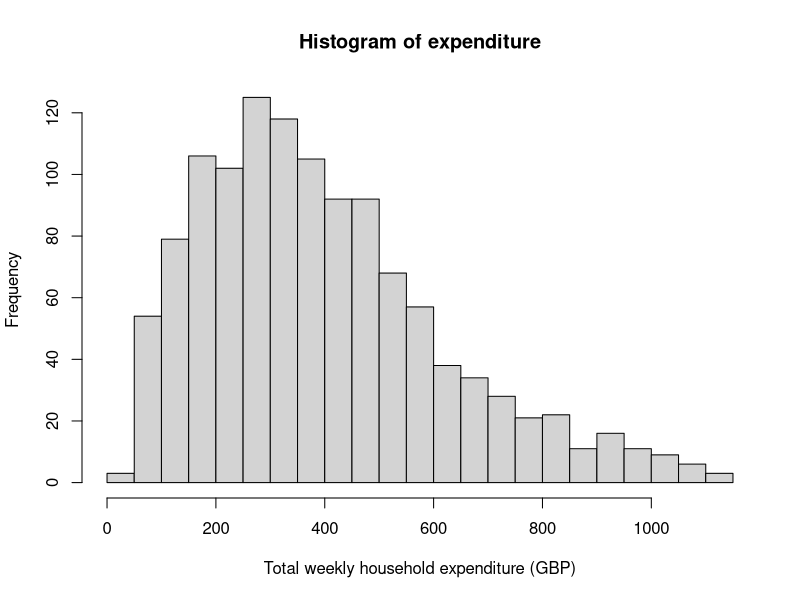
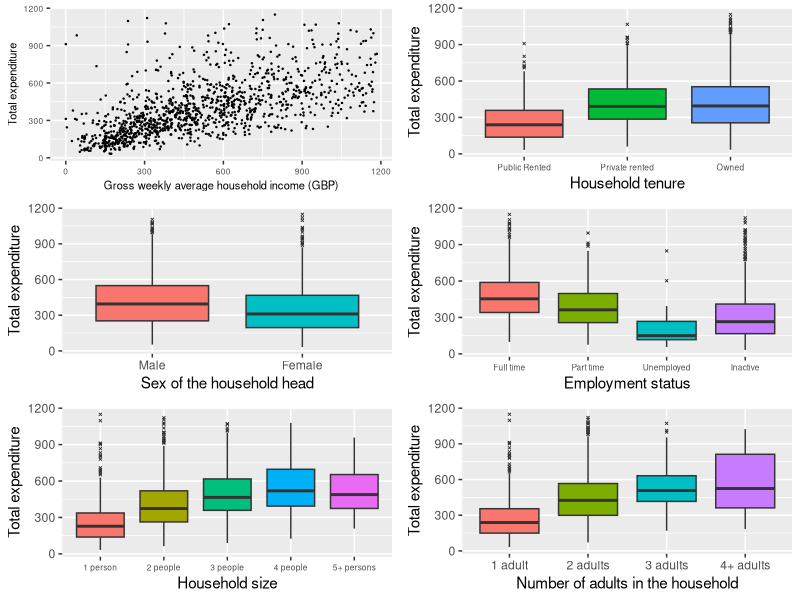
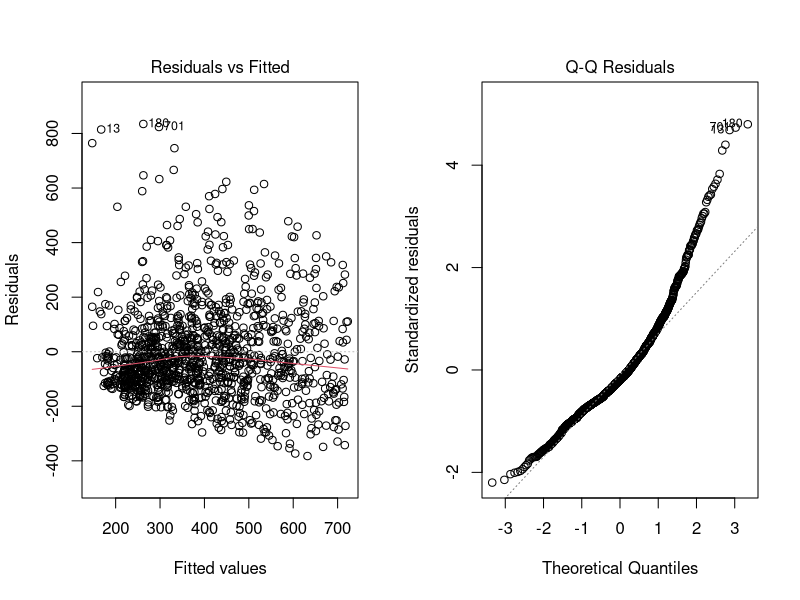
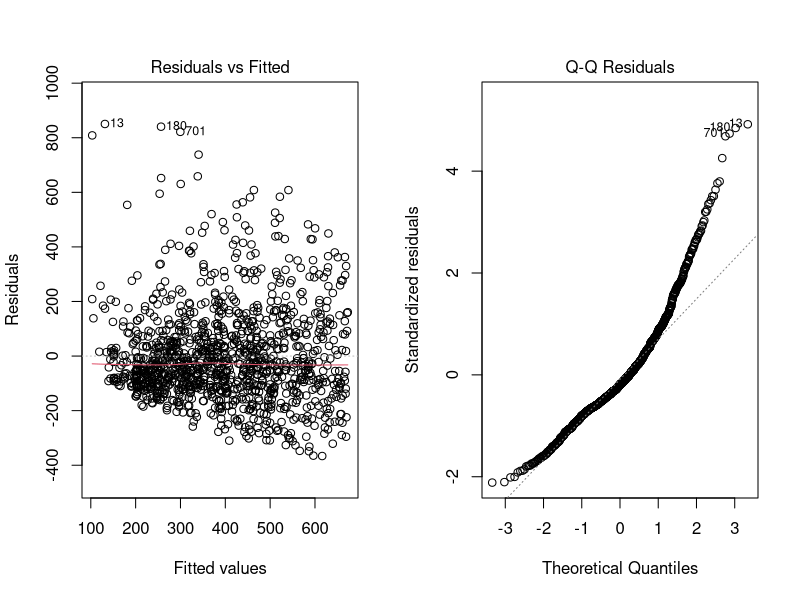
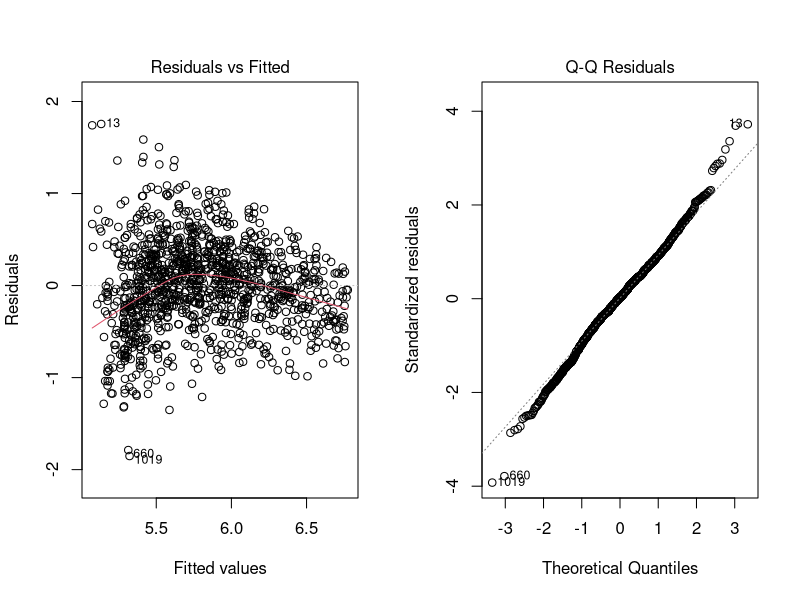
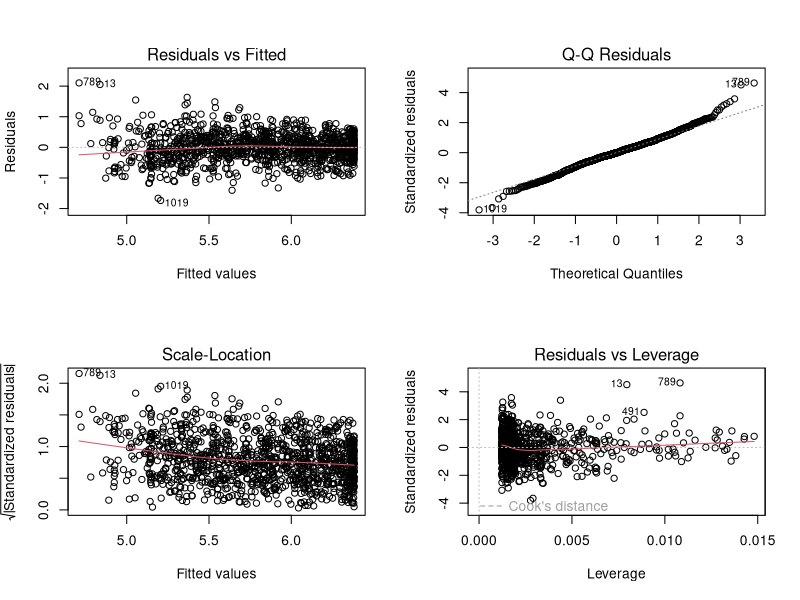
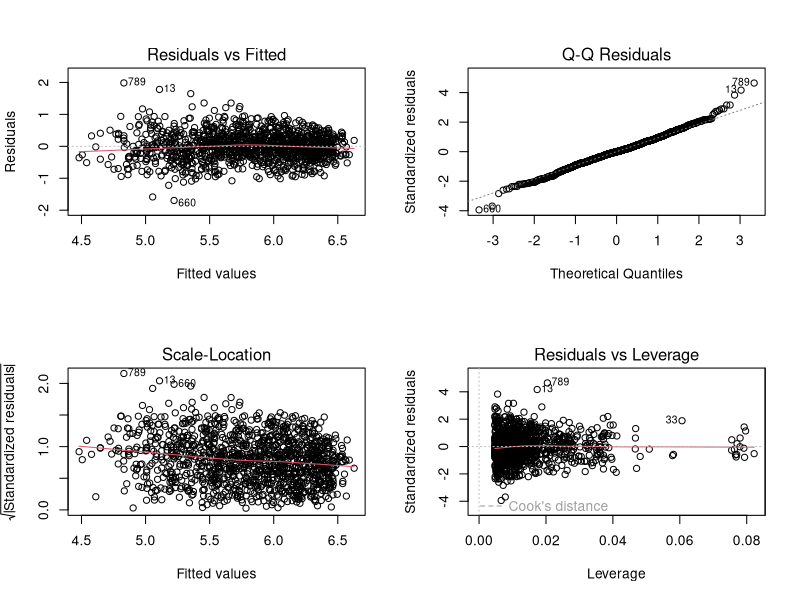

Here is the R script that generated these plots, in order:
## ---- chunk 1
#Initial environment setup
setwd("~/Desktop/GLM/Coursework/GLM-CW")
expend.df <- read.table("expenditure.txt")
library(tidyverse)
library(kableExtra)
library(gridExtra)
library(broom)
library(MASS)
## ---- chunk 2
#Data cleaning

#coding variables as factors
expend.df$house.ten <- factor(expend.df$house.ten,levels=c(1:3),labels=c("Public Rented","Private rented","Owned"))
expend.df$sex.hh <- factor(expend.df$sex.hh,levels=c(1,2),labels=c("Male","Female"))
expend.df$lab.force <- factor(expend.df$lab.force,levels=c(1:4),labels=c("Full time", "Part time","Unemployed","Inactive"))
expend.df$hh.size <- factor(expend.df$hh.size,levels=c(1:5),labels = c("1 person","2 people","3 people","4 people","5+ persons"))
expend.df$hh.adults <- factor(expend.df$hh.adults,levels = c(1:4), labels = c("1 adult","2 adults","3 adults","4+ adults"))

## ---- chunk 3
#Histogram to examine the expenditure
hist(expend.df$expenditure,breaks = 20,
     xlab = "Total weekly household expenditure (GBP)",
     main = "Histogram of expenditure")
## ---- chunk 4
#Creating the 
#scatter plot to look at relationship between income and expenditure
p1<-ggplot(data=expend.df,aes(x=income,y=expenditure))+
  geom_point(size=0.2)+
  xlab("Gross weekly average household income (GBP)")+
  ylab("Total expenditure")+
  theme(axis.text=element_text(size=6),
        axis.title=element_text(size=8))

#boxplots
p2<-ggplot(data=expend.df,aes(y=expenditure,x=house.ten,fill=house.ten))+
  geom_boxplot(outlier.size = 0.5,outlier.shape = 4)+
  xlab("Household tenure")+
  ylab("Total expenditure")+
  guides(fill= "none")+
  theme(axis.text.x = element_text(size = 6))

#scale_fill_discrete(name="Household\ntenure")

p3<-ggplot(data=expend.df,aes(y=expenditure,x=sex.hh,fill=sex.hh))+
  geom_boxplot(outlier.size = 0.5,outlier.shape = 4)+
  xlab("Sex of the household head")+
  ylab("Total expenditure")+
  guides(fill= "none")
  
p4<-ggplot(data=expend.df,aes(y=expenditure,x=lab.force,fill=lab.force))+
  geom_boxplot(outlier.size = 0.5,outlier.shape = 4)+
  xlab("Employment status")+
  ylab("Total expenditure")+
  guides(fill= "none")+
  theme(axis.text.x = element_text(size = 6))

p5<-ggplot(data=expend.df,aes(y=expenditure,x=hh.size,fill=hh.size))+
  geom_boxplot(outlier.size = 0.5,outlier.shape = 4)+
  xlab("Household size")+
  ylab("Total expenditure")+
  guides(fill= "none")+
  theme(axis.text.x = element_text(size = 6))

p6<-ggplot(data=expend.df,aes(y=expenditure,x=hh.adults,fill=hh.adults))+
  geom_boxplot(outlier.size = 0.5,outlier.shape = 4)+
  xlab("Number of adults in the household")+
  ylab("Total expenditure")+
  guides(fill= "none")

grid.arrange(p1,p2,p3,p4,p5,p6,ncol=2,nrow=3)
## ---- chunk 5
#Question 2
#Fitting linear model
lm.income<-lm(expenditure~income,data = expend.df)
#creating table to display results
knitr::kable(as.data.frame(tidy(lm.income)[,1:3]),digits=3,caption = "Estimated coefficients and SE for part 2 model")%>%
  kable_styling(position = "center",latex_options = "HOLD_position")
## ---- chunk 6
#Creating diagnostic plots
par(mfrow=c(1,2))
plot(lm.income,1)
plot(lm.income,2)
## ---- chunk 7
#Question 3
#Fitting model
lm.income.sqd <- lm(expenditure~income+I(income^2),data = expend.df)

#Producing table of results
knitr::kable(as.data.frame(tidy(lm.income.sqd)[,1:3]),digits=3,caption = "Estimated coefficients and SE for part 3 model")%>%
  kable_styling(position = "center",latex_options = "HOLD_position")
## ---- chunk 8
#Creating diagnostic plots
par(mfrow=c(1,2))
plot(lm.income.sqd,1)
plot(lm.income.sqd,2)
## ---- chunk 9
#Question 4
#Fitting model
lm.log.income<-lm(log(expenditure)~income,data = expend.df)

#Producing table of results
knitr::kable(as.data.frame(tidy(lm.log.income)[,1:3]),digits=3,caption = "Estimated coefficients and SE for part 4 model")%>%
  kable_styling(position = "center",latex_options = "HOLD_position")
## ---- chunk 10
#Creating diagnostic plots
par(mfrow=c(1,2))
plot(lm.log.income,1)
plot(lm.log.income,2)
## ---- chunk 11
#Question 4
#Fitting model
lm.log.income.sqd <- lm(log(expenditure)~income+I(income^2),data = expend.df)

#Producing table of results
knitr::kable(as.data.frame(tidy(lm.log.income.sqd)[,1:3]),digits=3,caption = "Estimated coefficients and SE for part 5 model")%>%
  kable_styling(position = "center",latex_options = "HOLD_position")
## ---- chunk 12
#Creating diagnostic plots
par(mfrow=c(2,2))
plot(lm.log.income.sqd)
## ---- chunk 13
#Creating dataframe to store measures to compare models by
Model.comparison.data <- data.frame("Model"=c("Part 2","Part 3","Part 4", "Part 5"),
           "AIC"=c(AIC(lm.income),AIC(lm.income.sqd),AIC(lm.log.income),AIC(lm.log.income.sqd)),
           "Adj R squared"=c(glance(lm.income)$adj.r.squared,
                             glance(lm.income.sqd)$adj.r.squared,
                             glance(lm.log.income)$adj.r.squared,
                             glance(lm.log.income.sqd)$adj.r.squared))

knitr::kable(Model.comparison.data,digits=3)%>%
  kable_styling(position = "center",latex_options = "HOLD_position")
## ---- chunk 14
#Producing table of results
knitr::kable(as.data.frame(tidy(lm.log.income.sqd)[,1:3]),digits=3,caption = "Estimated coefficients and SE for part 5 model")%>%
  kable_styling(position = "center",latex_options = "HOLD_position")
## ---- chunk 15
#calculating percent increase
beta_1 <- 3.117180e-03	
beta_2 <- -1.453272e-06	
x <- 512
inc <- 20
#Formual to calculate oercent increase
(exp(beta_1*(x+inc)+beta_2*(x+inc)^2)/exp(beta_1*x+beta_2*x^2)-1)*100
## ---- chunk 16
#Checking variance inflation factors (generalized as variables include factors)
car::vif(lm(log(expenditure)~income+I(income^2)+hh.size+hh.adults+sex.hh+lab.force+house.ten,data=expend.df))
## ---- chunk 17
#Creating tables for chi-squared test
prop.table(table(expend.df$hh.size,expend.df$hh.adults),2)
## ---- chunk 18
#Producing models to check relationship of number of adults and household size

lm.adult <- lm(log(expenditure)~income+I(income^2)+hh.adults,data = expend.df)
anova(lm.adult)
#adult significant
  
lm.size <- lm(log(expenditure)~income+I(income^2)+hh.size,data = expend.df)
anova(lm.size)
#size significant

lm.adult.size <- lm(log(expenditure)~income+I(income^2)+hh.size+hh.adults,data = expend.df)
anova(lm.adult.size)
#adult no longer significant
## ---- chunk 19
#Testing if interactions are significant
lm.int.income.sex <- lm(log(expenditure)~income*sex.hh+I(income^2),data=expend.df)
anova(lm.int.income.sex)
#Not significant

lm.int.income.lab <- lm(log(expenditure)~income*lab.force+I(income^2),data=expend.df)
anova(lm.int.income.lab)
#Significant

lm.int.income.size <- lm(log(expenditure)~income*hh.size+I(income^2),data=expend.df)
anova(lm.int.income.size)
#Significant

lm.int.income.ten <- lm(log(expenditure)~income*house.ten+I(income^2),data=expend.df)
anova(lm.int.income.ten)
#Significant
## ---- chunk 20
lm.int.sex.size <- lm(log(expenditure)~income+I(income^2)+hh.size*sex.hh+lab.force+house.ten,data=expend.df)
anova(lm.int.sex.size)
#significant

lm.int.sex.labour <- lm(log(expenditure)~income+I(income^2)+hh.size+sex.hh*lab.force+house.ten,data=expend.df)
anova(lm.int.sex.labour)
#not significant

lm.int.sex.tenure <- lm(log(expenditure)~income+I(income^2)+hh.size+sex.hh*house.ten+lab.force,data=expend.df)
anova(lm.int.sex.tenure)
#not significant

lm.int.size.labour <- lm(log(expenditure)~income+I(income^2)+hh.size*lab.force+sex.hh+house.ten,data=expend.df)
anova(lm.int.size.labour)
#not significant

lm.int.size.tenure <- lm(log(expenditure)~income+I(income^2)+hh.size*house.ten+sex.hh+lab.force,data=expend.df)
anova(lm.int.size.tenure)
#not significant

lm.int.labour.tenure <- lm(log(expenditure)~income+I(income^2)+hh.size+sex.hh+lab.force*house.ten,data=expend.df)
anova(lm.int.labour.tenure)
#significant
## ---- chunk 21
#Full model of all variables I want to consider
lm.log.full<-lm(log(expenditure)~income*lab.force+I(income^2)+income*house.ten+
                  income*hh.size+sex.hh*hh.size+lab.force:house.ten,data=expend.df)

AIC(lm.log.full)

#Iteratively performing model selection process
drop1(lm.log.full)
#removing lab.force:house.ten will decrease AIC
lm.full.1.deletion <- update(lm.log.full,.~.-lab.force:house.ten)
AIC(lm.full.1.deletion)

drop1(lm.full.1.deletion)
#removing any variables increases AIC thus stop iterative process

#comparing with original model
glance(lm.log.income.sqd)$adj.r.squared
glance(lm.full.1.deletion)$adj.r.squared

#AIC has been reduced and adjusted R^2 increased

anova(lm.full.1.deletion)
#All variables left statistically significant except income:house.ten
## ---- chunk 22
#Looking at which exponentiated coefficients are approx 1
data.frame("coefficent"=tidy(lm.full.1.deletion)[,1],exp(tidy(lm.full.1.deletion)[,2]))
## ---- chunk 23
#Producing table of all exponentiated regession coefficients that are approx 1
knitr::kable(data.frame(tidy(lm.full.1.deletion)[14:22,1],exp(tidy(lm.full.1.deletion)[14:22,2])),digits=3)%>%
  kable_styling(position = "center",latex_options = "HOLD_position")
## ---- chunk 24
#updating to simpler model
lm.simple.model.1 <- update(lm.full.1.deletion, .~.-income:lab.force-income:hh.size-income:house.ten)

summary(lm.simple.model.1)

drop1(lm.simple.model.1)
#lowest AIC when don't remove any variables

#Therefore this is my final model
lm.final.model <- lm.simple.model.1

AIC(lm.final.model)
## ---- chunk 25
#Producing diagnostic plots
par(mfrow=c(2,2))
plot(lm.final.model)
## ---- chunk 26
#Calculating confidence intervals 

lwr <-exp(tidy(lm.final.model)$estimate+c(-1)*qnorm(0.975)*tidy(lm.final.model)$std.error)
upr <- exp(tidy(lm.final.model)$estimate+c(1)*qnorm(0.975)*tidy(lm.final.model)$std.error)

Point.estimates <- round(exp(tidy(lm.final.model)[,2]),3)
p.values <- round(tidy(lm.final.model)[,5],3)


#Producing tables to display result
knitr::kable(data.frame("coefficent"=tidy(lm.final.model)[,1],
                 Point.estimates,
                 "Confidence Interval 95%"=c(paste("(",round(lwr,3),", ",round(upr,3),")")),
                 p.values),digits=3,caption = "Summary of exponentiated variables affecting expeniture")%>%
  kable_classic(full_width=F,latex_options = "HOLD_position",position= "center")

## ---- chunk 27
#calculating percent increase
beta_1 <- 0.002285
beta_2 <- -0.000001036
x <- 300
inc <- 20

(exp(beta_1*(x+inc)+beta_2*(x+inc)^2)/exp(beta_1*x+beta_2*x^2)-1)*100
